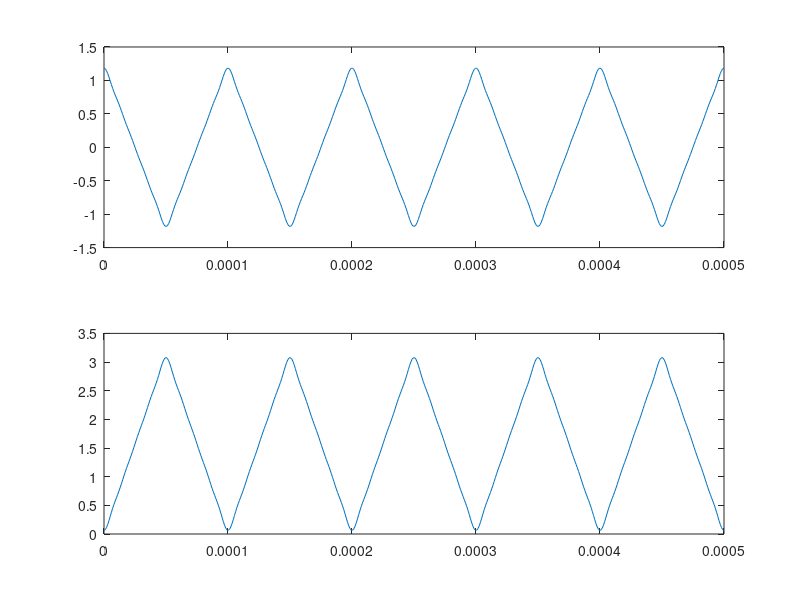

Recreate this plot in MATLAB.
clc
clear all
close all
%Triangular
%--------Entradas---------

A = 10; % amplitud
f = 10e3; %frecuencia
p = 1;
n= 5; %cantidad

%--------Procesos---------
t = linspace(0,n/f,500);
w = (2*pi)*f; 
solv=0;

for i=1:n+n-1
    if(mod(i,2)~=0)
        solv=solv+(cos((i)*w*t)/(i)^2);
    end
end
sol_n=(pi/2)-(4/pi)*solv;

%--------salida---------
figure(1)
subplot(2,1,1)
plot(t,solv)

subplot(2,1,2)
plot(t,sol_n)